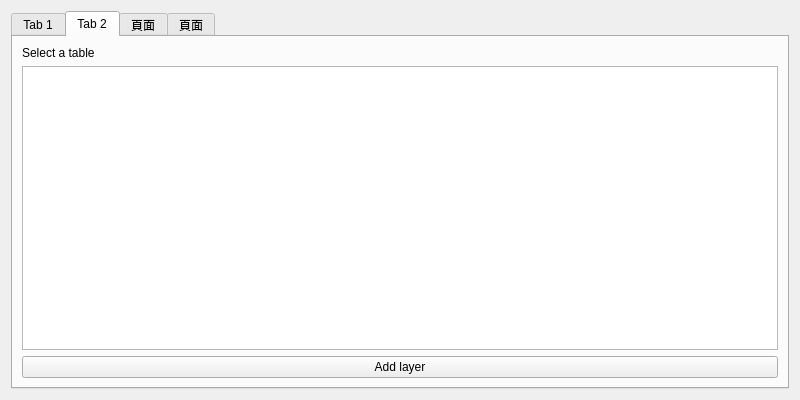
<?xml version="1.0" encoding="UTF-8"?>
<ui version="4.0">
 <class>SelectPointDialogBase</class>
 <widget class="QDialog" name="SelectPointDialogBase">
  <property name="geometry">
   <rect>
    <x>0</x>
    <y>0</y>
    <width>800</width>
    <height>400</height>
   </rect>
  </property>
  <property name="windowTitle">
   <string>Select Point</string>
  </property>
  <layout class="QGridLayout" name="gridLayout">
   <item row="0" column="0">
    <widget class="QTabWidget" name="tabWidget">
     <property name="currentIndex">
      <number>1</number>
     </property>
     <widget class="QWidget" name="tab">
      <attribute name="title">
       <string>Tab 1</string>
      </attribute>
      <layout class="QGridLayout" name="gridLayout_7">
       <item row="0" column="0">
        <layout class="QGridLayout" name="gridLayout_3">
         <item row="0" column="0">
          <widget class="QLabel" name="label">
           <property name="text">
            <string>File Name</string>
           </property>
          </widget>
         </item>
         <item row="0" column="1">
          <widget class="QLineEdit" name="lineEdit"/>
         </item>
         <item row="0" column="2">
          <widget class="QPushButton" name="pushButton">
           <property name="text">
            <string>Browse</string>
           </property>
          </widget>
         </item>
         <item row="1" column="2">
          <widget class="QPushButton" name="pushButton_2">
           <property name="text">
            <string>Load File</string>
           </property>
          </widget>
         </item>
        </layout>
       </item>
      </layout>
     </widget>
     <widget class="QWidget" name="tab_2">
      <attribute name="title">
       <string>Tab 2</string>
      </attribute>
      <layout class="QGridLayout" name="gridLayout_6">
       <item row="0" column="0">
        <layout class="QGridLayout" name="gridLayout_2">
         <item row="2" column="0">
          <widget class="QListWidget" name="listWidget"/>
         </item>
         <item row="0" column="0">
          <widget class="QLabel" name="label_2">
           <property name="text">
            <string>Select a table</string>
           </property>
          </widget>
         </item>
         <item row="3" column="0">
          <widget class="QPushButton" name="pushButton_3">
           <property name="text">
            <string>Add layer</string>
           </property>
          </widget>
         </item>
        </layout>
       </item>
      </layout>
     </widget>
     <widget class="QWidget" name="tab_3">
      <attribute name="title">
       <string>頁面</string>
      </attribute>
      <layout class="QGridLayout" name="gridLayout_5">
       <item row="0" column="0">
        <layout class="QGridLayout" name="gridLayout_4">
         <item row="0" column="0">
          <widget class="QLabel" name="label_3">
           <property name="text">
            <string>Selected point</string>
           </property>
          </widget>
         </item>
         <item row="0" column="1">
          <widget class="QPushButton" name="pushButton_5">
           <property name="text">
            <string>Update</string>
           </property>
          </widget>
         </item>
         <item row="1" column="0" colspan="2">
          <widget class="QTableWidget" name="tableWidget"/>
         </item>
         <item row="2" column="0" colspan="2">
          <widget class="QPushButton" name="pushButton_4">
           <property name="text">
            <string>Export</string>
           </property>
          </widget>
         </item>
        </layout>
       </item>
      </layout>
      <zorder>pushButton_5</zorder>
      <zorder>tableWidget</zorder>
      <zorder>label_3</zorder>
      <zorder>pushButton_4</zorder>
     </widget>
     <widget class="QWidget" name="tab_4">
      <attribute name="title">
       <string>頁面</string>
      </attribute>
     </widget>
    </widget>
   </item>
  </layout>
 </widget>
 <tabstops>
  <tabstop>tabWidget</tabstop>
  <tabstop>pushButton</tabstop>
  <tabstop>lineEdit</tabstop>
  <tabstop>pushButton_2</tabstop>
  <tabstop>listWidget</tabstop>
  <tabstop>pushButton_3</tabstop>
  <tabstop>pushButton_4</tabstop>
  <tabstop>pushButton_5</tabstop>
  <tabstop>tableWidget</tabstop>
 </tabstops>
 <resources/>
 <connections/>
</ui>
